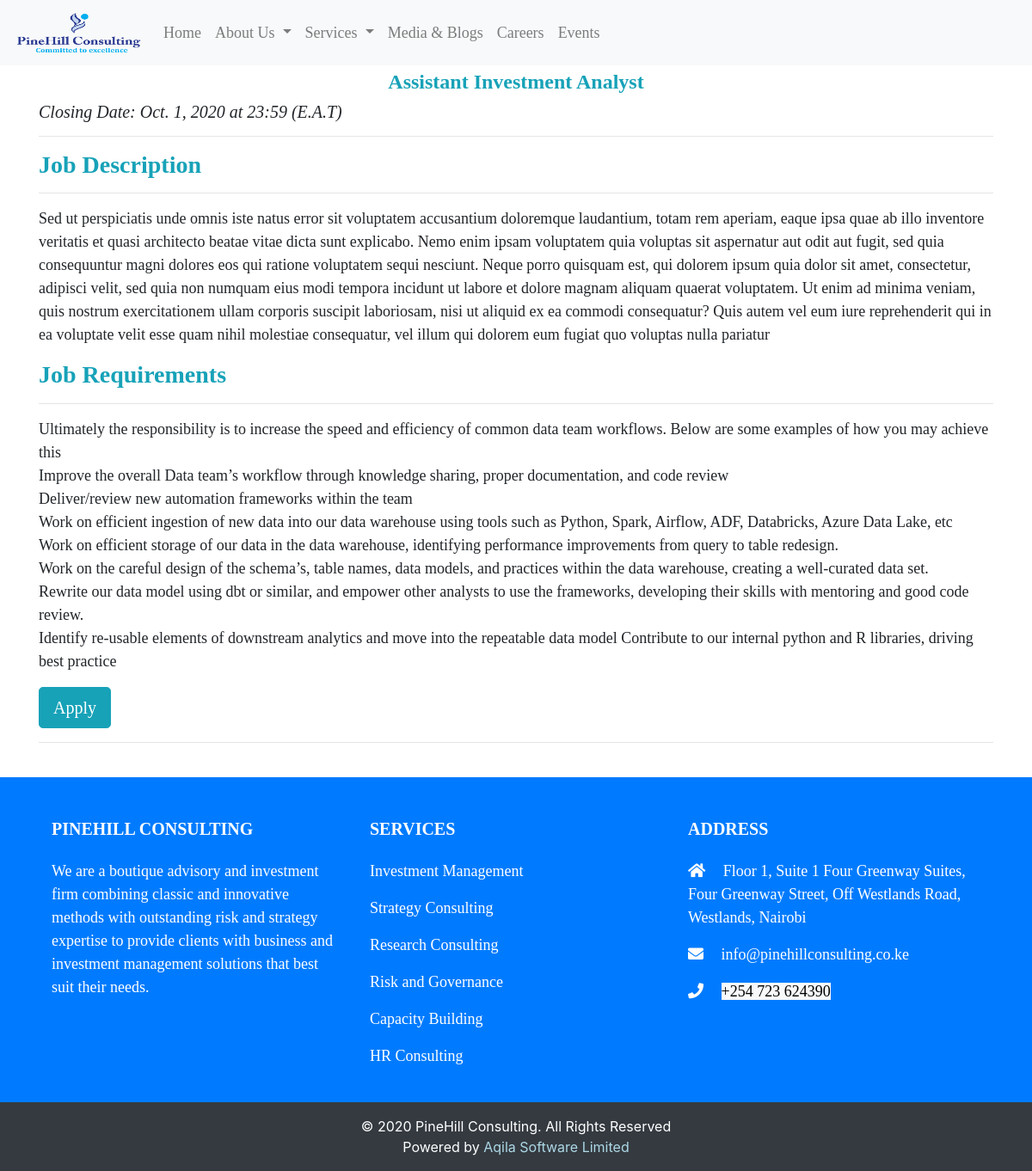
The app's page /career/1 with its own data.
### app/models.py (models this page shows, shortened)
class Job(models.Model):
    title = models.CharField(max_length=100, unique=True)
    description = models.TextField()
    requirements = models.TextField()
    posted = models.DateField(default=datetime.now)
    closing = models.DateField()
    is_published = models.BooleanField(default=True)

### app/views.py (the view, shortened to what this page needs)
# urls.py: path('career/<int:id>', views.career, name='career'),
def career(request, id):
    job = get_object_or_404(Job, id=id)
    current_date = date.today()
    context = {'job': job, 'current_date' : current_date}
    return render(request, 'app/career.html', context)

### app/templates/app/career.html (shortened to what this page needs)
{% extends 'base.html' %}
{% load static %}
{% block content %}
<div class="container">
    <h4 class="text-center text-info"><strong>{{ job.title }}</strong></h4>
<h5><em>Closing Date: {{ job.closing }} at 23:59 (E.A.T)</em></h5><hr>
<h3 class=" text-info"><strong>Job Description</strong></h3><hr>
<p>{{job.description}}</p>
<h3 class=" text-info"><strong>Job Requirements</strong></h3><hr>
  <p>{{job.requirements | safe}}</p>
{% if current_date > job.closing %}
<p><a class="btn btn-info btn-lg disabled" href="#" role="button">Apply</a>
</p>
{% else %}
<p><a class="btn btn-info btn-lg" data-toggle="collapse" href="#collapseJob" role="button" aria-expanded="false" aria-controls="collapseJob">Apply</a>
</p>
    <hr>
    {% endif %}
</div>
    </div>
</body><br>
{% endblock content %}

### records on screen
Job: title "Assistant Investment Analyst", closing "Oct. 1, 2020", description "Sed ut perspiciatis unde omnis iste natus error sit voluptatem accusantium doloremque laudantium, totam rem aperiam, eaque ipsa quae ab illo inventore veritatis et quasi architecto beatae vitae dicta sunt explicabo. Nemo enim ipsam voluptatem quia voluptas sit aspernatur aut odit aut fugit, sed quia consequuntur magni dolores eos qui ratione voluptatem sequi nesciunt. Neque porro quisquam est, qui dolorem ipsum quia dolor sit amet, consectetur, adipisci velit, sed quia non numquam eius modi tempora incidunt ut labore et dolore magnam aliquam quaerat voluptatem. Ut enim ad minima veniam, quis nostrum exercitationem ullam corporis suscipit laboriosam, nisi ut aliquid ex ea commodi…", requirements "Ultimately the responsibility is to increase the speed and efficiency of common data team workflows. Below are some examples of how you may achieve this Improve the overall Data team’s workflow through knowledge sharing, proper documentation, and code review Deliver/review new automation frameworks within the team Work on efficient ingestion of new data into our data warehouse using tools such as Python, Spark, Airflow, ADF, Databricks, Azure Data Lake, etc Work on efficient storage of our data in the data warehouse, identifying performance improvements from query to table redesign. Work on the careful design of the schema’s, table names, data models, and practices within the data…"
